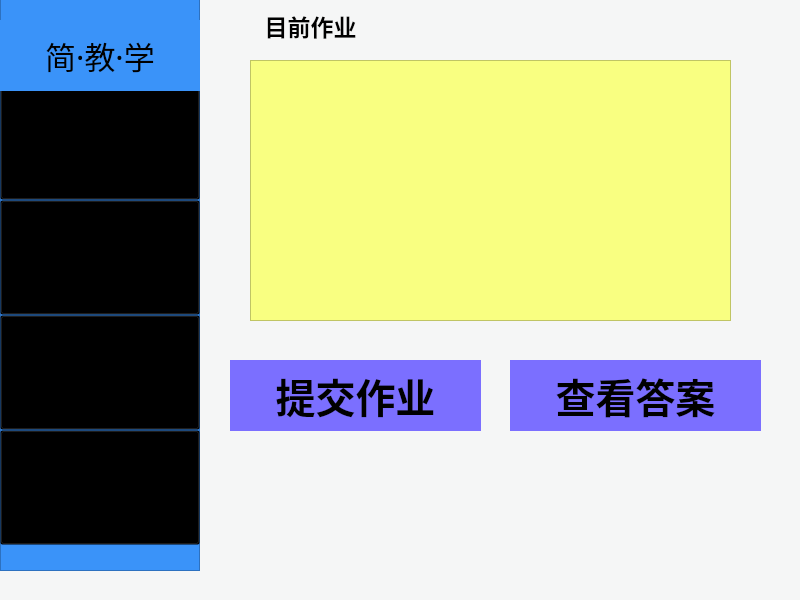
<?xml version="1.0" encoding="UTF-8"?>
<ui version="4.0">
 <class>Mainoperation_student</class>
 <widget class="QMainWindow" name="Mainoperation_student">
  <property name="geometry">
   <rect>
    <x>0</x>
    <y>0</y>
    <width>800</width>
    <height>600</height>
   </rect>
  </property>
  <property name="font">
   <font>
    <family>幼圆</family>
    <pointsize>10</pointsize>
   </font>
  </property>
  <property name="windowTitle">
   <string>简·教·学</string>
  </property>
  <property name="styleSheet">
   <string notr="true">background-color: rgb(245, 246, 246);</string>
  </property>
  <widget class="QWidget" name="centralwidget">
   <widget class="QPushButton" name="handout">
    <property name="geometry">
     <rect>
      <x>230</x>
      <y>360</y>
      <width>251</width>
      <height>71</height>
     </rect>
    </property>
    <property name="font">
     <font>
      <family>幼圆</family>
      <pointsize>30</pointsize>
      <weight>75</weight>
      <bold>true</bold>
     </font>
    </property>
    <property name="styleSheet">
     <string notr="true">QPushButton
{ 
    border-radius:250px;
	background-color: rgb(123, 111, 255);
}
QPushButton:hover
{
	background-color: rgb(143, 141, 229);
	background-color: rgb(127, 147, 249);
	border-radius: 250px;
	
}</string>
    </property>
    <property name="text">
     <string>提交作业</string>
    </property>
   </widget>
   <widget class="QLabel" name="label">
    <property name="geometry">
     <rect>
      <x>240</x>
      <y>0</y>
      <width>141</width>
      <height>51</height>
     </rect>
    </property>
    <property name="font">
     <font>
      <family>幼圆</family>
      <pointsize>17</pointsize>
      <weight>75</weight>
      <bold>true</bold>
     </font>
    </property>
    <property name="text">
     <string>目前作业</string>
    </property>
    <property name="alignment">
     <set>Qt::AlignCenter</set>
    </property>
   </widget>
   <widget class="QPushButton" name="viewanswer">
    <property name="geometry">
     <rect>
      <x>510</x>
      <y>360</y>
      <width>251</width>
      <height>71</height>
     </rect>
    </property>
    <property name="font">
     <font>
      <family>幼圆</family>
      <pointsize>30</pointsize>
      <weight>75</weight>
      <bold>true</bold>
     </font>
    </property>
    <property name="styleSheet">
     <string notr="true">QPushButton
{ 
    border-radius:250px;
	background-color: rgb(123, 111, 255);
}
QPushButton:hover
{
	background-color: rgb(143, 141, 229);
	background-color: rgb(127, 147, 249);
	border-radius: 250px;
	
}</string>
    </property>
    <property name="text">
     <string>查看答案</string>
    </property>
   </widget>
   <widget class="QListView" name="listView">
    <property name="geometry">
     <rect>
      <x>250</x>
      <y>60</y>
      <width>481</width>
      <height>261</height>
     </rect>
    </property>
    <property name="styleSheet">
     <string notr="true">background-color: rgb(249, 255, 129);</string>
    </property>
   </widget>
   <widget class="QFrame" name="frame">
    <property name="geometry">
     <rect>
      <x>0</x>
      <y>-20</y>
      <width>200</width>
      <height>591</height>
     </rect>
    </property>
    <property name="styleSheet">
     <string notr="true">background-color: rgb(58, 147, 249);</string>
    </property>
    <property name="frameShape">
     <enum>QFrame::StyledPanel</enum>
    </property>
    <property name="frameShadow">
     <enum>QFrame::Raised</enum>
    </property>
    <widget class="QPushButton" name="mode_homepage">
     <property name="geometry">
      <rect>
       <x>0</x>
       <y>105</y>
       <width>200</width>
       <height>115</height>
      </rect>
     </property>
     <property name="font">
      <font>
       <family>幼圆</family>
       <pointsize>30</pointsize>
       <weight>75</weight>
       <bold>true</bold>
      </font>
     </property>
     <property name="mouseTracking">
      <bool>false</bool>
     </property>
     <property name="styleSheet">
      <string notr="true">QPushButton
{ 
    background-color:transparent;
}
QPushButton:hover
{
	background-color: rgb(127, 147, 249);
	border-radius: 0px;
	
}</string>
     </property>
     <property name="text">
      <string>首页</string>
     </property>
    </widget>
    <widget class="QPushButton" name="mode_operation">
     <property name="geometry">
      <rect>
       <x>0</x>
       <y>220</y>
       <width>200</width>
       <height>115</height>
      </rect>
     </property>
     <property name="font">
      <font>
       <family>幼圆</family>
       <pointsize>30</pointsize>
       <weight>75</weight>
       <bold>true</bold>
      </font>
     </property>
     <property name="styleSheet">
      <string notr="true">QPushButton
{ 
    background-color:transparent;
}
QPushButton:hover
{
	background-color: rgb(127, 147, 249);
	border-radius: 0px;
	
}</string>
     </property>
     <property name="text">
      <string>操作</string>
     </property>
    </widget>
    <widget class="QPushButton" name="mode_history">
     <property name="geometry">
      <rect>
       <x>0</x>
       <y>335</y>
       <width>200</width>
       <height>115</height>
      </rect>
     </property>
     <property name="font">
      <font>
       <family>幼圆</family>
       <pointsize>20</pointsize>
       <weight>75</weight>
       <bold>true</bold>
      </font>
     </property>
     <property name="styleSheet">
      <string notr="true">QPushButton
{ 
    background-color:transparent;
}
QPushButton:hover
{
	background-color: rgb(127, 147, 249);
	border-radius: 0px;
	
}</string>
     </property>
     <property name="text">
      <string>历史
记录</string>
     </property>
    </widget>
    <widget class="QPushButton" name="mode_mine">
     <property name="geometry">
      <rect>
       <x>0</x>
       <y>450</y>
       <width>200</width>
       <height>115</height>
      </rect>
     </property>
     <property name="font">
      <font>
       <family>幼圆</family>
       <pointsize>30</pointsize>
       <weight>75</weight>
       <bold>true</bold>
      </font>
     </property>
     <property name="styleSheet">
      <string notr="true">QPushButton
{ 
    background-color:transparent;
}
QPushButton:hover
{
	background-color: rgb(127, 147, 249);
	border-radius: 0px;
	
}</string>
     </property>
     <property name="text">
      <string>我的</string>
     </property>
    </widget>
    <widget class="QLabel" name="label_2">
     <property name="geometry">
      <rect>
       <x>0</x>
       <y>40</y>
       <width>200</width>
       <height>71</height>
      </rect>
     </property>
     <property name="font">
      <font>
       <family>华文行楷</family>
       <pointsize>23</pointsize>
      </font>
     </property>
     <property name="text">
      <string>简·教·学</string>
     </property>
     <property name="alignment">
      <set>Qt::AlignCenter</set>
     </property>
    </widget>
   </widget>
  </widget>
  <widget class="QMenuBar" name="menubar">
   <property name="geometry">
    <rect>
     <x>0</x>
     <y>0</y>
     <width>800</width>
     <height>26</height>
    </rect>
   </property>
  </widget>
  <widget class="QStatusBar" name="statusbar"/>
 </widget>
 <resources/>
 <connections/>
</ui>
